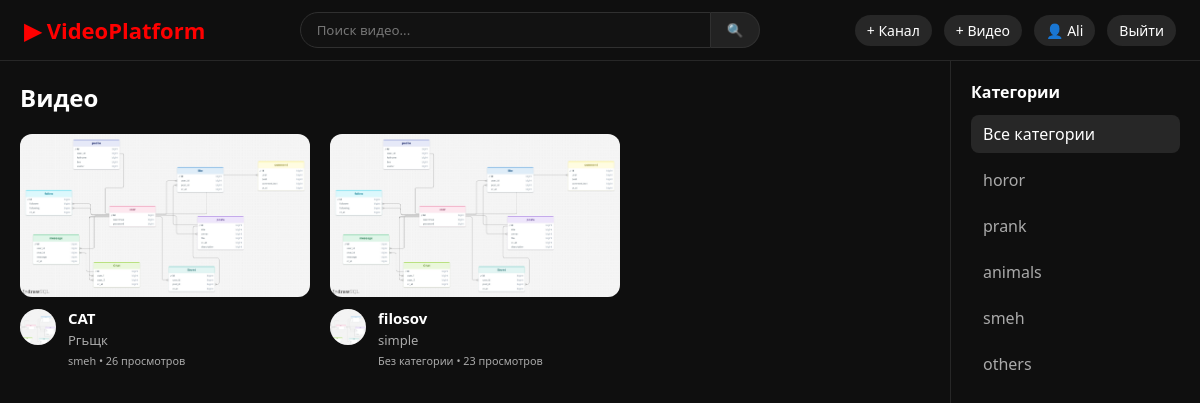
/ (signed in), run on the app's committed database.
### myapp/models.py (models this page shows, shortened)
class Video(models.Model):
    title = models.CharField(max_length=255)
    description = models.TextField(null=True, blank=True)
    thumbnail = models.ImageField(upload_to='thumbnails/')
    video_file = models.FileField(upload_to='videos/')
    views_count = models.PositiveIntegerField(default=0)
    category = models.ForeignKey(Category, on_delete=models.SET_NULL, null=True, blank=True, related_name='videos')
    channel = models.ForeignKey(Channel, on_delete=models.CASCADE, related_name='videos')
    created_at = models.DateTimeField(auto_now_add=True)

class Channel(models.Model):
    title = models.CharField(max_length=255)
    description = models.TextField(null=True, blank=True)
    avatar = models.ImageField(upload_to='channel_avatars/')
    owner = models.ForeignKey(User, on_delete=models.CASCADE, related_name='channels')
    created_at = models.DateTimeField(auto_now_add=True)

class Category(models.Model):
    name = models.CharField(max_length=100)

### myapp/views.py (the view)
# urls.py: path('', index, name='index'),
def index(request):
    query = request.GET.get('q')
    category_id = request.GET.get('category')
    videos = Video.objects.all()
    if query:
        videos = videos.filter(title__icontains=query)
    if category_id:
        videos = videos.filter(category_id=category_id)
    videos = videos.order_by('-created_at')
    categories = Category.objects.all()
    return render(request, 'index.html', {
        'videos': videos,
        'categories': categories,
    })

### myapp/templates/index.html
{% extends 'base.html' %}
{% block main_layout %}
    <div class="main-content">
        <h2 style="margin-bottom: 20px;">Видео</h2>
        <div class="video-grid">
            {% for video in videos %}
                <a href="{% url 'watch' video.id %}" class="video-card">
                    <div class="thumbnail-box">
                        {% if video.thumbnail %}
                            <img src="{{ video.thumbnail.url }}" alt="{{ video.title }}">
                        {% else %}
                            <div style="display:flex; align-items:center; justify-content:center; height:100%; color:#aaa;">Нет превью</div>
                        {% endif %}
                    </div>
                    <div class="video-info">
                        {% if video.channel.avatar %}
                            <img src="{{ video.channel.avatar.url }}" class="channel-avatar" alt="Avatar">
                        {% else %}
                            <div class="channel-avatar" style="text-align:center; line-height:36px;">📹</div>
                        {% endif %}
                        <div class="video-details">
                            <h3>{{ video.title }}</h3>
                            <p>{{ video.channel.title }}</p>
                            <p><small>{{ video.category.name|default:"Без категории" }} • {{ video.views_count }} просмотров</small></p>
                        </div>
                    </div>
                </a>
            {% empty %}
                <p style="color: #aaa;">Видео не найдены.</p>
            {% endfor %}
        </div>
    </div>
    <aside style="width: 250px; padding: 20px; border-left: 1px solid #272727; background-color: #0f0f0f;">
        <h3 style="font-size: 16px; margin-bottom: 12px; color: #fff;">Категории</h3>
        <ul style="list-style: none; display: flex; flex-direction: column; gap: 8px;">
            <li>
                <a href="{% url 'index' %}" style="display: block; padding: 8px 12px; border-radius: 8px; text-decoration: none; color: #fff; background-color: {% if not request.GET.category %}#272727{% else %}transparent{% endif %};">
                    Все категории
                </a>
            </li>
            {% for cat in categories %}
                <li>
                    <a href="{% url 'index' %}?category={{ cat.id }}" style="display: block; padding: 8px 12px; border-radius: 8px; text-decoration: none; color: {% if request.GET.category == cat.id|stringformat:'i' %}#fff{% else %}#aaa{% endif %}; background-color: {% if request.GET.category == cat.id|stringformat:'i' %}#272727{% else %}transparent{% endif %};">
                        {{ cat.name }}
                    </a>
                </li>
            {% endfor %}
        </ul>
    </aside>
{% endblock %}

### myapp/templates/base.html (shortened to what this page needs)
<!DOCTYPE html>
<html lang="ru">
<head>
</head>
<body>
    <header>
        <div class="logo">
            <a href="{% url 'index' %}">▶ VideoPlatform</a>
        </div>
        <form class="search-box" method="GET" action="{% url 'index' %}">
            <input type="text" name="q" placeholder="Поиск видео..." value="{{ request.GET.q }}">
            <button type="submit">🔍</button>
        </form>
        <nav class="user-nav">
            {% if user.is_authenticated %}
                <a href="{% url 'create_channel' %}">+ Канал</a>
                <a href="{% url 'upload_video' %}">+ Видео</a>
                <a href="{% url 'user_profile' user.username %}">👤 {{ user.username }}</a>
                <a href="{% url 'logout' %}">Выйти</a>
            {% else %}
                <a href="{% url 'login' %}" class="btn-primary">Войти</a>
                <a href="{% url 'register' %}">Регистрация</a>
            {% endif %}
        </nav>
    </header>
    <div class="layout-container">
        {% block main_layout %}{% endblock %}
    </div>
</body>
</html>

### myapp/templates/base.html (style rules this page uses)
* { box-sizing: border-box; margin: 0; padding: 0; font-family: 'Segoe UI', Tahoma, Geneva, Verdana, sans-serif; }
body { background-color: #0f0f0f; color: #fff; }
header { display: flex; justify-content: space-between; align-items: center; padding: 12px 24px; background-color: #0f0f0f; position: sticky; top: 0; z-index: 100; border-bottom: 1px solid #272727; }
.logo a { color: #ff0000; font-size: 22px; font-weight: bold; text-decoration: none; display: flex; align-items: center; gap: 6px; }
.search-box { display: flex; width: 40%; }
.search-box input { width: 100%; padding: 8px 16px; background-color: #121212; border: 1px solid #303030; border-radius: 20px 0 0 20px; color: #fff; outline: none; }
.search-box button { padding: 8px 16px; background-color: #222222; border: 1px solid #303030; border-left: none; border-radius: 0 20px 20px 0; color: #fff; cursor: pointer; }
.user-nav { display: flex; gap: 12px; align-items: center; }
.user-nav a { color: #fff; text-decoration: none; font-size: 14px; padding: 6px 12px; border-radius: 18px; background-color: #272727; }
.layout-container { display: flex; min-height: calc(100vh - 57px); }
.main-content { flex: 1; padding: 20px; }
.video-grid { display: grid; grid-template-columns: repeat(auto-fill, minmax(280px, 1fr)); gap: 20px; }
.video-card { background: transparent; text-decoration: none; color: inherit; display: flex; flex-direction: column; }
.thumbnail-box { width: 100%; aspect-ratio: 16/9; background-color: #272727; border-radius: 12px; overflow: hidden; position: relative; }
.thumbnail-box img { width: 100%; height: 100%; object-fit: cover; }
.video-info { display: flex; gap: 12px; margin-top: 12px; }
.channel-avatar { width: 36px; height: 36px; border-radius: 50%; object-fit: cover; background-color: #444; flex-shrink: 0; }
.video-details h3 { font-size: 15px; font-weight: 600; line-height: 1.2; margin-bottom: 4px; display: -webkit-box; -webkit-line-clamp: 2; -webkit-box-orient: vertical; overflow: hidden; }
.video-details p { font-size: 13px; color: #aaa; margin-top: 2px; }

### data on the page
Video: thumbnail (picture), channel.avatar (picture), title "CAT", channel "Ргьщк", category.name "smeh", views_count "26"
Video: thumbnail (picture), channel.avatar (picture), title "filosov", channel "simple", category.name "Без категории", views_count "23"
Category: name "horor"
Category: name "prank"
Category: name "animals"
Category: name "smeh"
Category: name "others"

### other printed values
{{ user.username }} "Ali"
